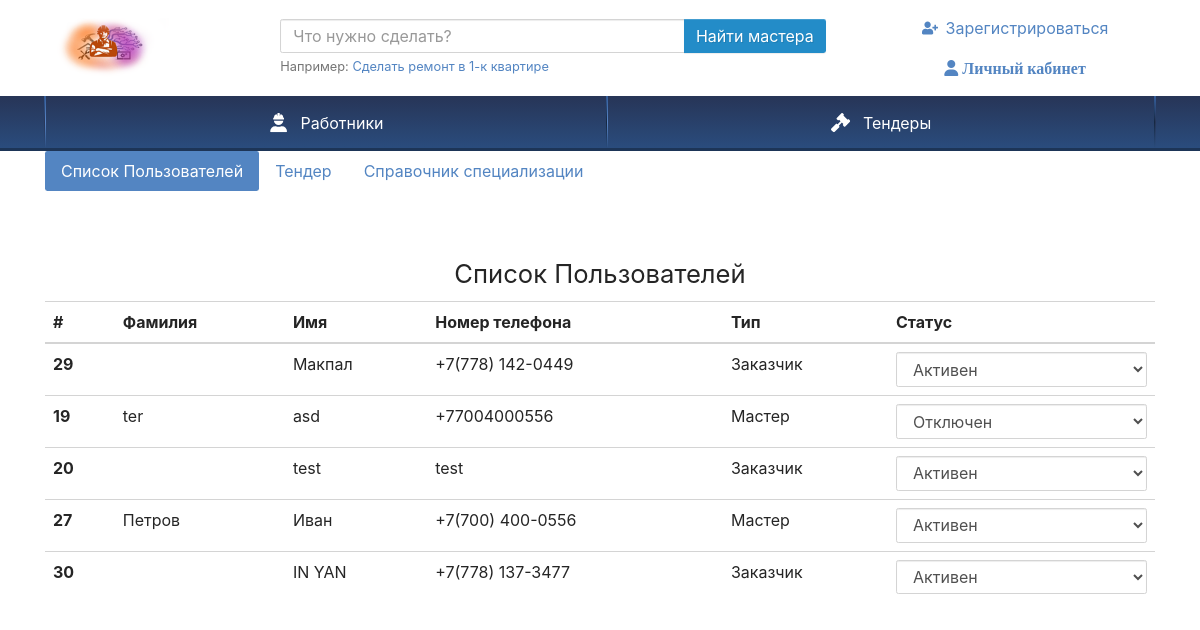
Screenshot of /admin.php (signed in) with the database file from the repository.
### tables this page shows
CREATE TABLE `users` (
  `ID` int(11) NOT NULL,
  `NAME` varchar(255) NOT NULL,
  `LASTNAME` varchar(255) NOT NULL,
  `PHONE` varchar(255) NOT NULL,
  `TYPE` int(11) NOT NULL,
  `PASSWORD` varchar(255) NOT NULL,
  `STATUS` int(11) NOT NULL,
  `LOCATION` int(11) NOT NULL,
  `ABOUT` mediumtext NOT NULL,
  `AVATAR` varchar(100) NOT NULL,
  `POST_DATE` date DEFAULT NULL
);

### admin.php (the view, shortened to what this page needs)
<?php require_once 'Theme/blocks/header.php';
require 'conn.php';
$query = "SELECT * FROM `users`";
$result = mysqli_query($link, $query) or die("Ошибка " . mysqli_error($link));
$rows = mysqli_fetch_all($result, MYSQLI_ASSOC);
?>
<div class="container ">
<ul class="nav nav-pills mb-3" id="pills-tab" role="tablist">
  <li class="nav-item" role="presentation">
    <a class="nav-link active" id="pills-home-tab" data-toggle="pill" href="#pills-home" role="tab" aria-controls="pills-home" aria-selected="true">Список Пользователей</a>
  </li>
  <li class="nav-item" role="presentation">
    <a class="nav-link" id="pills-profile-tab" data-toggle="pill" href="#pills-profile" role="tab" aria-controls="pills-profile" aria-selected="false">Тендер</a>
  </li>
  <li class="nav-item" role="presentation">
    <a class="nav-link" id="pills-contact-tab" data-toggle="pill" href="#pills-contact" role="tab" aria-controls="pills-contact" aria-selected="false">Справочник специализации</a>
  </li>
</ul>
        <div class="tab-content" id="pills-tabContent">
            <div class="tab-pane fade show active" id="pills-home" role="tabpanel" aria-labelledby="pills-home-tab">
            <div class="row pt-5">
    <div class="col-12 ">
    <h1 style="text-align:center">Список Пользователей </h1>
    <table class="table">
  <thead>
    <tr>
      <th scope="col">#</th>
      <th scope="col">Фамилия</th>
      <th scope="col">Имя</th>
      <th scope="col">Номер телефона</th>
      <th scope="col">Тип</th>
      <th scope="col">Статус</th>
    </tr>
  </thead>
  <tbody>
  <?php foreach($rows as $row) { ?>
    <tr>
      <th scope="row"><input type="hidden" id="uss" value="<?php echo $row['ID']; ?>" /><?php echo $row['ID']; ?></th>
      <td><?php echo $row['LASTNAME']; ?></td>
      <td><?php echo $row['NAME']; ?></td>
      <td><?php echo $row['PHONE']; ?></td>
      <td ><?php if($row['TYPE'] == 1) { $txt = 'Заказчик';} else { $txt = 'Мастер';} echo $txt; ?></td>
      <td>
      <select data-id="<?php echo $row['ID']; ?>" id="user_state" class="form-control edit_data">
        <option  value="<?php echo $row['STATUS']; ?>"><?php if($row['STATUS'] == 1) {$text = 'Активен'; $tst = 'Отключен'; $tvt = 0; } else {$text = 'Отключен'; $tst = 'Активен'; $tvt = 1;} echo $text; ?></option>
      </td>
    </tr>
  <?php } ?>
       </tbody>
     </table>
     </div>
  </div>
  </div>
</div>
                                    <?php require 'conn.php';
                                    $query = "SELECT * FROM `speciality`";
                                    $result = mysqli_query($link, $query) or die("Ошибка " . mysqli_error($link));
                                    $rows = mysqli_fetch_all($result, MYSQLI_ASSOC);
                                    print_r($rows);
                                    ?>
</div>
<?php require_once 'Theme/blocks/footer.php'; ?>

### rows the page displays
users: ID "29", NAME "Макпал", PHONE "+7(778) 142-0449", TYPE "Заказчик", STATUS+ID "Активен"
users: ID "19", LASTNAME "ter", NAME "asd", PHONE "+77004000556", TYPE "Мастер", STATUS+ID "Отключен"
users: ID "20", NAME "test", PHONE "test", TYPE "Заказчик", STATUS+ID "Активен"
users: ID "27", LASTNAME "Петров", NAME "Иван", PHONE "+7(700) 400-0556", TYPE "Мастер", STATUS+ID "Активен"
users: ID "30", NAME "IN YAN", PHONE "+7(778) 137-3477", TYPE "Заказчик", STATUS+ID "Активен"
